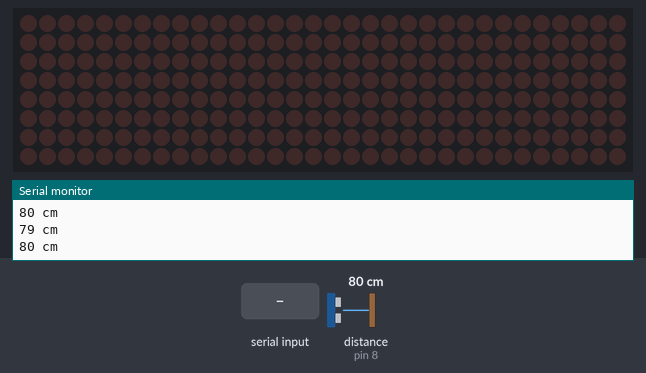
This sketch was run on a simulated Arduino Uno, built with avr-gcc and run on an emulated ATmega328P. Parts: 32×8 LED matrix, the last lines printed to the serial monitor. Wiring (inferred from the names in the program): ultrasonic range finder: trigger pin 7; echo pin 8. The inputs (shaded band) are chosen by the test bench; at power-on: distance to the obstacle (sensor on pin 8) 80 cm. The echo pulse lasts 58.3 µs per cm.

Above: at 1.2 s.
1.3 s: distance to the obstacle (sensor on pin 8) set to 2 cm
3.8 s: "1\n" received over the second serial link
At 4.51 s:
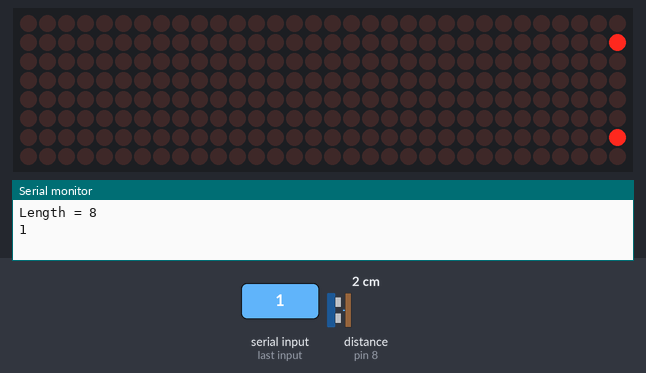
6.8 s: "0\n" received over the second serial link
At 7.68 s:
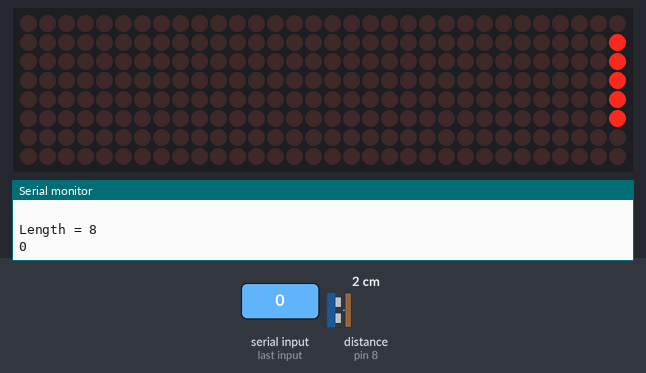
9.8 s: "2\n" received over the second serial link
At 11.25 s:
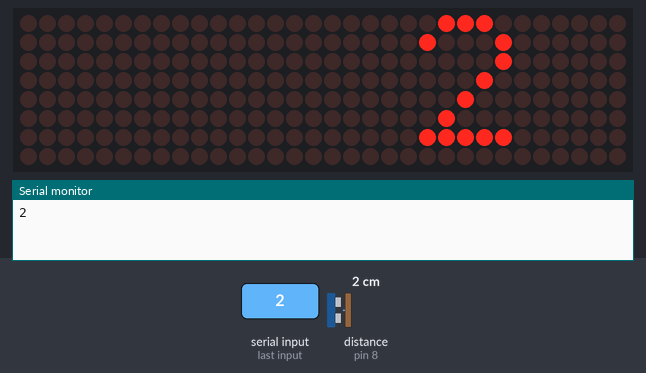
Timing chart, 0 to 12.8 s (numbered marks = the images above; inputs shaded):
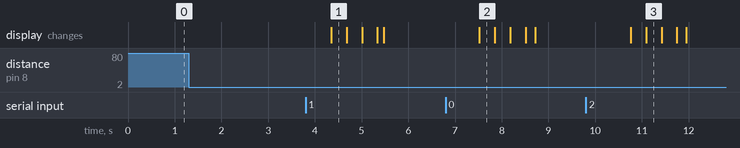

The sketch:

sketch_nov22c_using_LedControl_sensor_BT_works.ino
```cpp
#include <avr/pgmspace.h>
#include <SoftwareSerial.h>
#include "LedControl.h"
#include "SR04.h"
#define TRIG_PIN 7
#define ECHO_PIN 8
SR04 sr04 = SR04 (ECHO_PIN,TRIG_PIN);

 //YAAY!! THIS WORKS!!

const int numDevices = 4;      // number of MAX7219s used
const long scrollDelay = 20;   // adjust scrolling speed
long a;
int x = 10 ;


unsigned long bufferLong [14] = {0};


LedControl lc=LedControl(12,11,10,numDevices);
SoftwareSerial BT(5,6); //TX, RX

const unsigned char scrollText[] PROGMEM ={"What kind of music do elves listen to?      A: Wrap"};
const int L1 = 2 ;
  //-------------------------------------------------------------------
void setup(){

  Serial.begin(9600);
  //delay (1000);
   pinMode(TRIG_PIN, OUTPUT);
   pinMode(ECHO_PIN, INPUT);

   BT.begin(9600);
   // Send test message to other device
   BT.println("Hello from Arduino");

  for (int x=0; x<numDevices; x++){
    lc.shutdown(x,false);       //The MAX72XX is in power-saving mode on startup
    lc.setIntensity(x,8);       // Set the brightness to default value
    lc.clearDisplay(x);         // and clear the display
  }
}
 //-------------------------------------------------------------------
 // Clears the LED
void clearLED() {
  for (int i=0; i<numDevices; i++){
//    lc.shutdown(i,false);
    lc.clearDisplay(i);
  }
}
 //-------------------------------------------------------------------
 char c;
 String sText="";
 bool jokeRequested = false;

void loop(){
 long duration, distance;
  clearLED();
  digitalWrite(TRIG_PIN, LOW);  //PULSE ___|---|___
  delayMicroseconds(2);
  digitalWrite(TRIG_PIN, HIGH);
  delayMicroseconds(10);
  digitalWrite(TRIG_PIN, LOW);

  duration = pulseIn(ECHO_PIN, HIGH);
  distance = (duration/2) / 29.1;

  String s = String(distance);
  Serial.println(s + " cm");//debug

  if (distance < x) {
    clearLED();
    Serial.println("SCROLL NOW: Distance was " + s + " cm, requesting joke from BT ...");
    BT.println("S"); // SEND_JOKE
    jokeRequested = true;

  }

  while (jokeRequested) {
     delay(1000);
     Serial.println("while jokeRequested loop ...");
     sText="";
     if (BT.available())
      // if text arrived in from BT serial...
      {
          Serial.println("BT arrived");
          while (BT.available()) {
            delay(10);
            c=(BT.read());
            sText +=c;
            if (c == '\n' || c == '\r')  {
              break;
            }
          } // while end
          sText+="     ";
          Serial.println("String = " + sText);
          int len = sText.length() + 1;
          Serial.println("Length = " + String(len));

          scrollMessage(sText);
          clearLED();
          jokeRequested = false;
        }
        else
        {
          Serial.println("not av");
        }
    }
}


///////////////////////////////////////////////////////////////////////////////////////////////////////////////////


const unsigned char font5x7 [] PROGMEM = {      //Numeric Font Matrix (Arranged as 7x font data + 1x kerning data)
B00000000,  //Space (Char 0x20)
B00000000,
B00000000,
B00000000,
B00000000,
B00000000,
B00000000,
6,


B10000000,  //!
B10000000,
B10000000,
B10000000,
B00000000,
B00000000,
B10000000,
2,


B10100000,  //"
B10100000,
B10100000,
B00000000,
B00000000,
B00000000,
B00000000,
4,


B01010000,  //#
B01010000,
B11111000,
B01010000,
B11111000,
B01010000,
B01010000,
6,


B00100000,  //$
B01111000,
B10100000,
B01110000,
B00101000,
B11110000,
B00100000,
6,


B11000000,  //%
B11001000,
B00010000,
B00100000,
B01000000,
B10011000,
B00011000,
6,


B01100000,  //&
B10010000,
B10100000,
B01000000,
B10101000,
B10010000,
B01101000,
6,


B11000000,  //'
B01000000,
B10000000,
B00000000,
B00000000,
B00000000,
B00000000,
3,


B00100000,  //(
B01000000,
B10000000,
B10000000,
B10000000,
B01000000,
B00100000,
4,


B10000000,  //)
B01000000,
B00100000,
B00100000,
B00100000,
B01000000,
B10000000,
4,


B00000000,  //*
B00100000,
B10101000,
B01110000,
B10101000,
B00100000,
B00000000,
6,


B00000000,  //+
B00100000,
B00100000,
B11111000,
B00100000,
B00100000,
B00000000,
6,


B00000000,  //,
B00000000,
B00000000,
B00000000,
B11000000,
B01000000,
B10000000,
3,


B00000000,  //-
B00000000,
B00000000,
B11111000,
B00000000,
B00000000,
B00000000,
6,


B00000000,  //.
B00000000,
B00000000,
B00000000,
B00000000,
B11000000,
B11000000,
3,


B00000000,  ///
B00001000,
B00010000,
B00100000,
B01000000,
B10000000,
B00000000,
6,


B01110000,  //0
B10001000,
B10011000,
B10101000,
B11001000,
B10001000,
B01110000,
6,


B01000000,  //1
B11000000,
B01000000,
B01000000,
B01000000,
B01000000,
B11100000,
4,


B01110000,  //2
B10001000,
B00001000,
B00010000,
B00100000,
B01000000,
B11111000,
6,


B11111000,  //3
B00010000,
B00100000,
B00010000,
B00001000,
B10001000,
B01110000,
6,


B00010000,  //4
B00110000,
B01010000,
B10010000,
B11111000,
B00010000,
B00010000,
6,


B11111000,  //5
B10000000,
B11110000,
B00001000,
B00001000,
B10001000,
B01110000,
6,


B00110000,  //6
B01000000,
B10000000,
B11110000,
B10001000,
B10001000,
B01110000,
6,


B11111000,  //7
B10001000,
B00001000,
B00010000,
B00100000,
B00100000,
B00100000,
6,


B01110000,  //8
B10001000,
B10001000,
B01110000,
B10001000,
B10001000,
B01110000,
6,


B01110000,  //9
B10001000,
B10001000,
B01111000,
B00001000,
B00010000,
B01100000,
6,


B00000000,  //:
B11000000,
B11000000,
B00000000,
B11000000,
B11000000,
B00000000,
3,


B00000000,  //;
B11000000,
B11000000,
B00000000,
B11000000,
B01000000,
B10000000,
3,


B00010000,  //<
B00100000,
B01000000,
B10000000,
B01000000,
B00100000,
B00010000,
5,


B00000000,  //=
B00000000,
B11111000,
B00000000,
B11111000,
B00000000,
B00000000,
6,


B10000000,  //>
B01000000,
B00100000,
B00010000,
B00100000,
B01000000,
B10000000,
5,


B01110000,  //?
B10001000,
B00001000,
B00010000,
B00100000,
B00000000,
B00100000,
6,


B01110000,  //@
B10001000,
B00001000,
B01101000,
B10101000,
B10101000,
B01110000,
6,


B01110000,  //A
B10001000,
B10001000,
B10001000,
B11111000,
B10001000,
B10001000,
6,


B11110000,  //B
B10001000,
B10001000,
B11110000,
B10001000,
B10001000,
B11110000,
6,


B01110000,  //C
B10001000,
B10000000,
B10000000,
B10000000,
B10001000,
B01110000,
6,


B11100000,  //D
B10010000,
B10001000,
B10001000,
B10001000,
B10010000,
B11100000,
6,


B11111000,  //E
B10000000,
B10000000,
B11110000,
B10000000,
B10000000,
B11111000,
6,


   B11111000,  //F
    B10000000,
    B10000000,
    B11110000,
    B10000000,
    B10000000,
    B10000000,
    6,

    B01110000,  //G
    B10001000,
    B10000000,
    B10111000,
    B10001000,
    B10001000,
    B01111000,
    6,

    B10001000,  //H
    B10001000,
    B10001000,
    B11111000,
    B10001000,
    B10001000,
    B10001000,
    6,

    B11100000,  //I
    B01000000,
    B01000000,
    B01000000,
    B01000000,
    B01000000,
    B11100000,
    4,


    B00111000,  //J
    B00010000,
    B00010000,
    B00010000,
    B00010000,
    B10010000,
    B01100000,
    6,

    B10001000,  //K
    B10010000,
    B10100000,
    B11000000,
    B10100000,
    B10010000,
    B10001000,
    6,


B10000000,  //L
B10000000,
B10000000,
B10000000,
B10000000,
B10000000,
B11111000,
6,


B10001000,  //M
B11011000,
B10101000,
B10101000,
B10001000,
B10001000,
B10001000,
6,


    B10001000,  //N
    B10001000,
    B11001000,
    B10101000,
    B10011000,
    B10001000,
    B10001000,
    6,


B01110000,  //O
B10001000,
B10001000,
B10001000,
B10001000,
B10001000,
B01110000,
6,


B11110000,  //P
B10001000,
B10001000,
B11110000,
B10000000,
B10000000,
B10000000,
6,


    B01110000,  //Q
    B10001000,
    B10001000,
    B10001000,
    B10101000,
    B10010000,
    B01101000,
    6,

    B11110000,  //R
    B10001000,
    B10001000,
    B11110000,
    B10100000,
    B10010000,
    B10001000,
    6,


B01111000,  //S
B10000000,
B10000000,
B01110000,
B00001000,
B00001000,
B11110000,
6,


   B11111000,  //T
    B00100000,
    B00100000,
    B00100000,
    B00100000,
    B00100000,
    B00100000,
    6,

    B10001000,  //U
    B10001000,
    B10001000,
    B10001000,
    B10001000,
    B10001000,
    B01110000,
    6,

    B10001000,  //V
    B10001000,
    B10001000,
    B10001000,
    B10001000,
    B01010000,
    B00100000,
    6,


B10001000,  //W
B10001000,
B10001000,
B10101000,
B10101000,
B10101000,
B01010000,
6,


B10001000,  //X
B10001000,
B01010000,
B00100000,
B01010000,
B10001000,
B10001000,
6,


    B10001000,  //Y
    B10001000,
    B10001000,
    B01010000,
    B00100000,
    B00100000,
    B00100000,
    6,

    B11111000,  //Z
    B00001000,
    B00010000,
    B00100000,
    B01000000,
    B10000000,
    B11111000,
    6,


B00000000,  //[(х)
B00000000,
B10001000,
B01010000,
B00100000,
B01010000,
B10001000,
6,


B00000000,  //(Backward Slash)
B10000000,
B01000000,
B00100000,
B00010000,
B00001000,
B00000000,
6,


B11100000,  //]
B00100000,
B00100000,
B00100000,
B00100000,
B00100000,
B11100000,
4,


B00100000,  //^
B01010000,
B10001000,
B00000000,
B00000000,
B00000000,
B00000000,
6,


B00000000,  //_
B00000000,
B00000000,
B00000000,
B00000000,
B00000000,
B11111000,
6,


B10000000,  //`
B01000000,
B00100000,
B00000000,
B00000000,
B00000000,
B00000000,
4,


    B00000000,  //a
    B00000000,
    B01110000,
    B00001000,
    B01111000,
    B10001000,
    B01111000,
    6,

    B10000000,  //b
    B10000000,
    B10110000,
    B11001000,
    B10001000,
    B10001000,
    B11110000,
    6,

    B00000000,  //c
    B00000000,
    B01110000,
    B10001000,
    B10000000,
    B10001000,
    B01110000,
    6,

    B00001000,  //d
    B00001000,
    B01101000,
    B10011000,
    B10001000,
    B10001000,
    B01111000,
    6,

    B00000000,  //e
    B00000000,
    B01110000,
    B10001000,
    B11111000,
    B10000000,
    B01110000,
    6,

    B00110000,  //f
    B01001000,
    B01000000,
    B11100000,
    B01000000,
    B01000000,
    B01000000,
    6,

    B00000000,  //g
    B01111000,
    B10001000,
    B10001000,
    B01111000,
    B00001000,
    B01110000,
    6,

    B10000000,  //h
    B10000000,
    B10110000,
    B11001000,
    B10001000,
    B10001000,
    B10001000,
    6,

    B01000000,  //i
    B00000000,
    B11000000,
    B01000000,
    B01000000,
    B01000000,
    B11100000,
    4,

    B00010000,  //j
    B00000000,
    B00110000,
    B00010000,
    B00010000,
    B10010000,
    B01100000,
    5,

    B10000000,  //k
    B10000000,
    B10010000,
    B10100000,
    B11000000,
    B10100000,
    B10010000,
    5,

    B11000000,  //l
    B01000000,
    B01000000,
    B01000000,
    B01000000,
    B01000000,
    B11100000,
    4,

    B00000000,  //m
    B00000000,
    B11010000,
    B10101000,
    B10101000,
    B10001000,
    B10001000,
    6,

    B00000000,  //n
    B00000000,
    B10110000,
    B11001000,
    B10001000,
    B10001000,
    B10001000,
    6,

    B00000000,  //o
    B00000000,
    B01110000,
    B10001000,
    B10001000,
    B10001000,
    B01110000,
    6,

    B00000000,  //p
    B00000000,
    B11110000,
    B10001000,
    B11110000,
    B10000000,
    B10000000,
    6,

    B00000000,  //q
    B00000000,
    B01101000,
    B10011000,
    B01111000,
    B00001000,
    B00001000,
    6,

    B00000000,  //r
    B00000000,
    B10110000,
    B11001000,
    B10000000,
    B10000000,
    B10000000,
    6,

    B00000000,  //s
    B00000000,
    B01110000,
    B10000000,
    B01110000,
    B00001000,
    B11110000,
    6,

    B01000000,  //t
    B01000000,
    B11100000,
    B01000000,
    B01000000,
    B01001000,
    B00110000,
    6,

    B00000000,  //u
    B00000000,
    B10001000,
    B10001000,
    B10001000,
    B10011000,
    B01101000,
    6,

    B00000000,  //v
    B00000000,
    B10001000,
    B10001000,
    B10001000,
    B01010000,
    B00100000,
    6,

    B00000000,  //w
    B00000000,
    B10001000,
    B10101000,
    B10101000,
    B10101000,
    B01010000,
    6,

    B00000000,  //x
    B00000000,
    B10001000,
    B01010000,
    B00100000,
    B01010000,
    B10001000,
    6,

    B00000000,  //y
    B00000000,
    B10001000,
    B10001000,
    B01111000,
    B00001000,
    B01110000,
    6,

    B00000000,  //z
    B00000000,
    B11111000,
    B00010000,
    B00100000,
    B01000000,
    B11111000,
    6,

B10001000,  //{(Х)
B10001000,
B01010000,
B00100000,
B01010000,
B10001000,
B10001000,
6,


B10000000,  //|
B10000000,
B10000000,
B10000000,
B10000000,
B10000000,
B10000000,
2,


B10000000,  //}
B01000000,
B01000000,
B00100000,
B01000000,
B01000000,
B10000000,
4,


B00000000,  //~
B00000000,
B00000000,
B01101000,
B10010000,
B00000000,
B00000000,
6,


B01100000,  // (Char 0x7F)
B10010000,
B10010000,
B01100000,
B00000000,
B00000000,
B00000000,
5

};


void scrollFont() {
  for (int counter=0x20;counter<0x80;counter++){
    loadBufferLong(counter);
    delay(500);
  }
}

 void scrollMessage(String messageString) {
  int counter = 0;
  int myChar=0;

  for (char c: messageString) {
    Serial.println(c);
    myChar  = c;
    loadBufferLong(myChar);

  }

}

//--------------------------------------------------------------------------------
// Load character into scroll buffer
void loadBufferLong(int ascii){
if (ascii >= 0x20 && ascii <=0xff){
for (int a=0;a<7;a++){                      // Loop 7 times for a 5x7 font
unsigned long c = pgm_read_byte_near(font5x7 + ((ascii - 0x20) * 8) + a);     // Index into character table to get row data
unsigned long x = bufferLong [a*2];     // Load current scroll buffer
x = x | c;                              // OR the new character onto end of current
bufferLong [a*2] = x;                   // Store in buffer
}
byte count = pgm_read_byte_near(font5x7 +((ascii - 0x20) * 8) + 7);     // Index into character table for kerning data
for (byte x=0; x<count;x++){
rotateBufferLong();
printBufferLong();
delay(scrollDelay);
}
}
}
// Rotate the buffer
void rotateBufferLong(){
for (int a=0;a<7;a++){                      // Loop 7 times for a 5x7 font
unsigned long x = bufferLong [a*2];     // Get low buffer entry
byte b = bitRead(x,31);                 // Copy high order bit that gets lost in rotation
x = x<<1;                               // Rotate left one bit
bufferLong [a*2] = x;                   // Store new low buffer
x = bufferLong [a*2+1];                 // Get high buffer entry
x = x<<1;                               // Rotate left one bit
bitWrite(x,0,b);                        // Store saved bit
bufferLong [a*2+1] = x;                 // Store new high buffer
}
}
// Display Buffer on LED matrix
void printBufferLong(){
for (int a=0;a<7;a++){                    // Loop 7 times for a 5x7 font
unsigned long x = bufferLong [a*2+1];   // Get high buffer entry
byte y = x;                             // Mask off first character
lc.setRow(3,a,y);                       // Send row to relevent MAX7219 chip
x = bufferLong [a*2];                   // Get low buffer entry
y = (x>>24);                            // Mask off second character
lc.setRow(2,a,y);                       // Send row to relevent MAX7219 chip
y = (x>>16);                            // Mask off third character
lc.setRow(1,a,y);                       // Send row to relevent MAX7219 chip
y = (x>>8);                             // Mask off forth character
lc.setRow(0,a,y);                       // Send row to relevent MAX7219 chip
}
}
```

SR04.cpp
```cpp
#include "SR04.h"

SR04::SR04(int echoPin, int triggerPin) {
    _echoPin = echoPin;
    _triggerPin = triggerPin;
    pinMode(_echoPin, INPUT);
    pinMode(_triggerPin, OUTPUT);
    _autoMode = false;
    _distance = 999;
}


long SR04::Distance() {
    long d = 0;
    _duration = 0;
    digitalWrite(_triggerPin, LOW);
    delayMicroseconds(2);
    digitalWrite(_triggerPin, HIGH);
    delayMicroseconds(10);
    digitalWrite(_triggerPin, LOW);
    delayMicroseconds(2);
    _duration = pulseIn(_echoPin, HIGH, PULSE_TIMEOUT);
    d = MicrosecondsToCentimeter(_duration);
    delay(25);
    return d;
}

long SR04::DistanceAvg(int wait, int count) {
    long min, max, avg, d;
    min = 999;
    max = 0;
    avg = d = 0;

    if (wait < 25) {
        wait = 25;
    }

    if (count < 1) {
        count = 1;
    }

    for (int x = 0; x < count + 2; x++) {
        d = Distance();

        if (d < min) {
            min = d;
        }

        if (d > max) {
            max = d;
        }

        avg += d;
    }

    // substract highest and lowest value
    avg -= (max + min);
    // calculate average
    avg /= count;
    return avg;
}

void SR04::Ping() {
    _distance = Distance();
}

long SR04::getDistance() {
    return _distance;
}

long SR04::MicrosecondsToCentimeter(long duration) {
    long d = (duration * 100) / 5882;
    //d = (d == 0)?999:d;
    return d;
}
```

Source omitted: SR04.h (2024 bytes)

Measured:
- after the input at 3.8 s, the display: changes after 0.55 s (image 1)
- after the input at 6.8 s, the display: changes after 0.72 s (image 2)
- after the input at 9.8 s, the display: first changes after 0.96 s (image 3 shows a later state)
